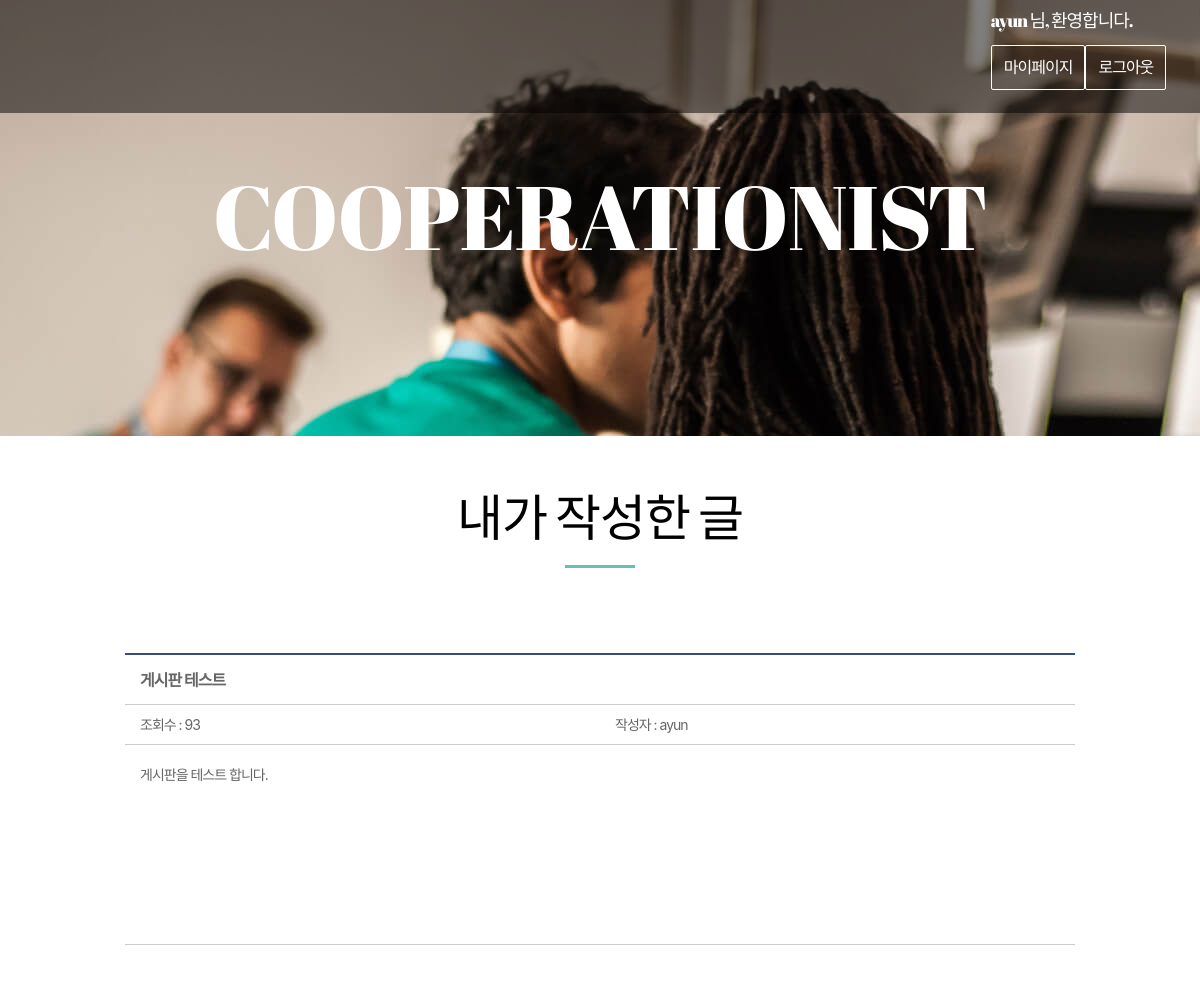
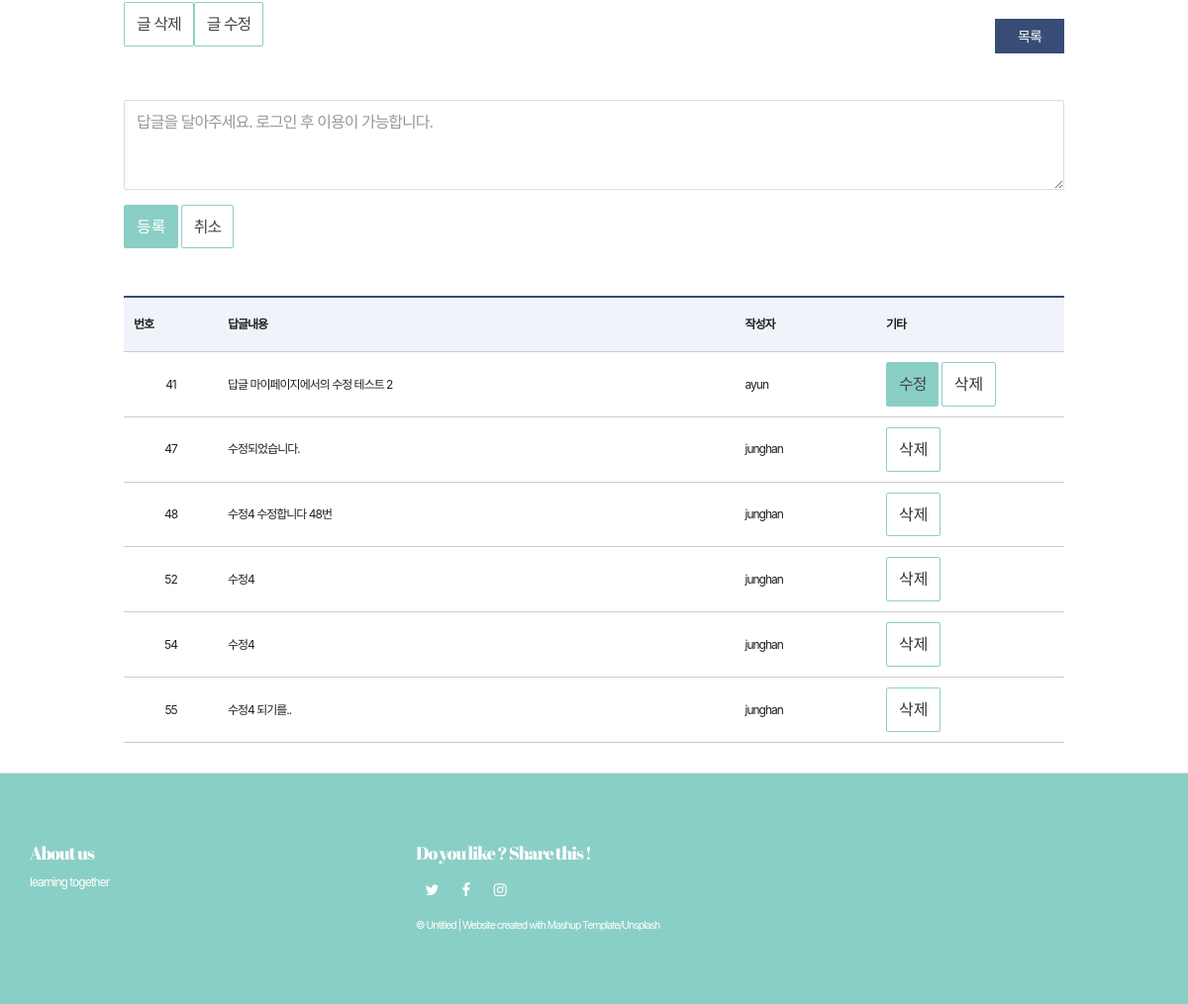
/myWriting/myArticle/?id=3 (signed in), run on an earlier commit of the app's database (2 pictures, top to bottom).
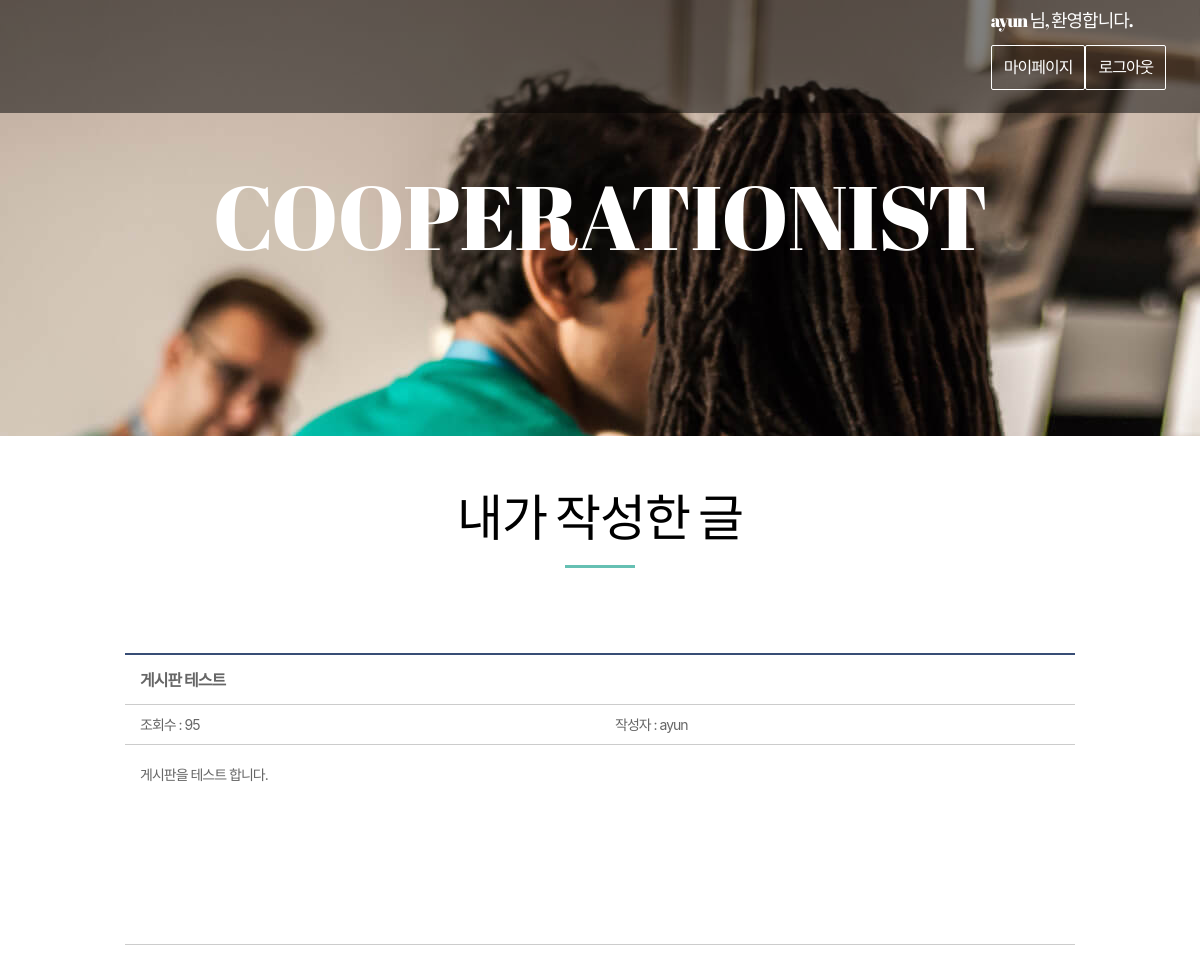
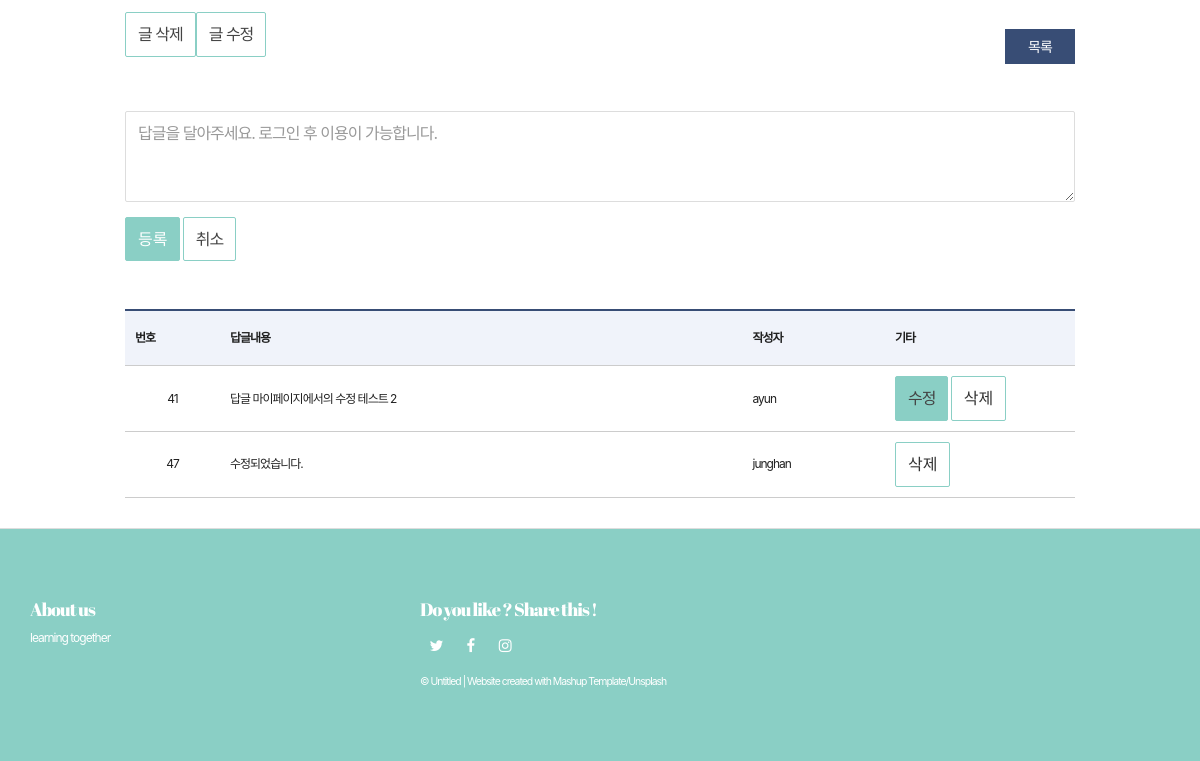
And on a later commit of the database (2 pictures, top to bottom).
### web01/models.py (models this page shows)
class Content(models.Model):
    objects = models.Manager()
    title = models.CharField(max_length=105)
    context = models.CharField(max_length=225)
    cnt = models.IntegerField(default=0)
    userId = models.ForeignKey(User, on_delete=models.CASCADE)

class Reply(models.Model):
    objects = models.Manager()
    user = models.CharField(max_length=50)
    replyCon = models.CharField(max_length=200)
    originalCon = models.ForeignKey(Content, on_delete=models.CASCADE)

class User(models.Model):
    objects = models.Manager()
    user_id = models.CharField(max_length=50)
    password = models.CharField(max_length=50)

### web01/views.py (the view)
# urls.py: re_path(r'myArticle/$', views.myArticle, name="myArticle"),
def myArticle(request):
    get_id = request.GET['id']
    content = Content.objects.get(id = get_id)
    replies = Reply.objects.filter(originalCon=content)
    get_user = request.session['user']
    return render(request,"web01/myArticle.html",{'content':content,'replies':replies, 'user':get_user})

### web01/templates/web01/myArticle.html (shortened to what this page needs)
{% extends 'web01/base.html' %}
{% block content %}
    <br><br>
        <div class="section-container-spacer">
            <h2 class="text-center">내가 작성한 글</h2>
        </div>
    <form action="" method="GET"> {% csrf_token %}
    <div class="bodytext_area box_inner">
        <ul class="bbsview_list">
            <li class="bbs_title"> {{ content.title }} </li>
            <li class="bbs_date">조회수 : <span>{{content.cnt}}</span></li>
            <li class="bbs_date">작성자 : <span>{{content.userId.user_id}}</span></li>
            <li class="bbs_content">
                <div class="editer_content">
                    {{ content.context }}
                </div>
            </li>
        </ul>
        <a href="./deleteList/?id={{content.id}}" class="btn btn-default navbar-btn ch" >글 삭제</a>
        <a href="./updateList/?id={{content.id}}" class="btn btn-default navbar-btn ch" >글 수정</a>
        <p class="btn_line txt_right">
            <a href="{% url 'myWriting' %}" class="btn_bbs">목록</a>
        </p>
    </form>
        <br>
        <form action="./myCreateReply/" method="POST">
            <div class="form-group">
                <textarea id="Text" class="form-control" rows="3" name="context" placeholder="답글을 달아주세요. 로그인 후 이용이 가능합니다."></textarea>
            </div>
            <button type="submit" class="btn btn-primary">등록</button>
            <a href="./myArticle/?id={{content.id}}" class="btn btn-default">취소</a>
        </form>
        <table class="bbsListTbl">
        <br><br><br>
            <thead>
                <tr>
                    <th scope="col">번호</th>
                    <th scope="col">답글내용</th>
                    <th scope="col">작성자</th>
                    <th scope="col">기타</th>
                </tr>
            </thead>
            <tbody>
                {% for reply in replies %}
                <form action="./myDeleteReply/" method="POST">
                    <div name='content'>
                        <tr id = "showHide">
                            <td>{{ reply.id }}</td>
                            <td class="tit_notice">{{reply.replyCon}}</a> </td>
                            <td class="tit_notice">{{reply.user}}</td>
                            <td class="tit_notice" >
                                {% if user == reply.user %}
                                <a href="#" onclick="modify('{{reply.id}}','{{reply.replyCon}}')" class="btn btn-primary">수정</a>
                                {% endif %}
                                <button type="submit" class="btn btn-default">삭제</button>
                            </td>
                        </tr>
                    </div>
                </form>
                {% endfor %}
            </tbody>
        </table>
{% endblock %}

What changed in the data, as far as the page shows it:
removed Reply: id "48", replyCon "수정4 수정합니다 48번", user "junghan"
removed Reply: id "52", replyCon "수정4", user "junghan"
removed Reply: id "54", replyCon "수정4", user "junghan"
removed Reply: id "55", replyCon "수정4 되기를..", user "junghan"
changed Content "게시판 테스트": cnt "93" → "95"
